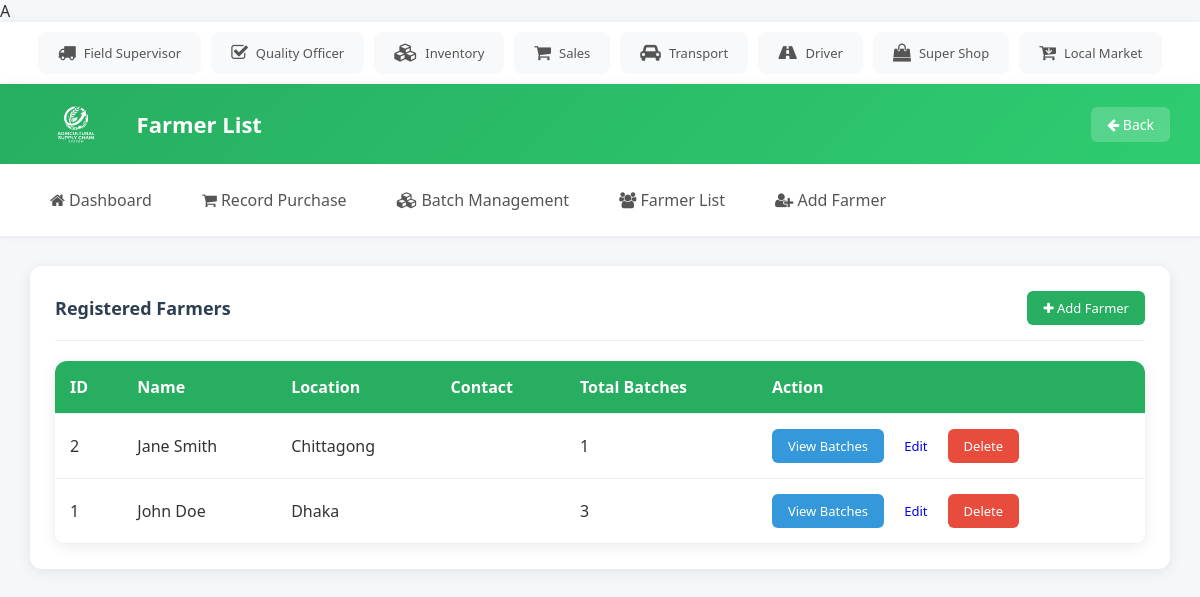
The app's page /field_supervisor/farmer_list.php with its own data.
### tables this page shows
CREATE TABLE `Farmers` (
  `farmer_id` int(11) NOT NULL,
  `name` varchar(100) NOT NULL,
  `location` varchar(255) DEFAULT NULL,
  `contact_info` varchar(50) DEFAULT NULL
);

### field_supervisor/farmer_list.php (the view, shortened to what this page needs)
<?php
include "../db.php";
$sql = "SELECT f.farmer_id, f.name, f.location, f.contact_info, COUNT(b.batch_id) AS total_batches FROM Farmers f LEFT JOIN Batches b ON f.farmer_id=b.farmer_id GROUP BY f.farmer_id ORDER BY f.name";
$result = $conn->query($sql);
?>
<!DOCTYPE html>
<html lang="en">
  <head>
    <link rel="stylesheet" href="../style.css" />
    <link rel="stylesheet" href="https://cdnjs.cloudflare.com/ajax/libs/font-awesome/4.7.0/css/font-awesome.min.css" />
  </head>
  <body>
    <main>
      <div class="card">
        <div class="card-header">
          <span class="card-title">Registered Farmers</span>
          <a href="add_farmer.php" class="btn btn-primary"><i class="fa fa-plus"></i> Add Farmer</a>
        </div>
        <table>
          <tr>
            <th>ID</th>
            <th>Name</th>
            <th>Location</th>
            <th>Contact</th>
            <th>Total Batches</th>
            <th>Action</th>
          </tr>
          <?php if ($result->num_rows > 0) {
            while ($row = $result->fetch_assoc()) {
          ?>
          <tr>
            <td><?php echo $row['farmer_id']; ?></td>
            <td><?php echo htmlspecialchars($row['name']); ?></td>
            <td><?php echo htmlspecialchars($row['location']); ?></td>
            <td><?php echo htmlspecialchars($row['contact_info']); ?></td>
            <td><?php echo $row['total_batches']; ?></td>
            <td>
              <a class="btn btn-info" href="farmer_status.php?farmer_id=<?php echo $row['farmer_id']; ?>">View Batches</a>
              <a class="btn btn-warning" href="update_farmer.php?farmer_id=<?php echo $row['farmer_id']; ?>">Edit</a>
              <a class="btn btn-danger" href="farmer_list.php?delete_farmer_id=<?php echo $row['farmer_id']; ?>" onclick="return confirm('Delete this farmer and all associated batches?');">Delete</a>
            </td>
          </tr>
          <?php }
          } else {
            echo '<tr><td colspan="6">No farmers found.</td></tr>';
          } ?>
        </table>
      </div>
    </main>
  </body>
</html>

### style.css (style rules this page uses)
* { box-sizing: border-box; }
body { margin: 0; font-family: 'Segoe UI', Tahoma, Geneva, Verdana, sans-serif; background: #f5f7fa; color: #333; }
.topbar { background: white; padding: 10px 20px; display: flex; justify-content: center; box-shadow: 0 2px 10px rgba(0,0,0,0.08); overflow-x: auto; }
.topbar-users { display: flex; gap: 10px; flex-wrap: nowrap; }
.topbar-user { display: flex; align-items: center; gap: 8px; padding: 10px 18px; background: #f8f9fa; border-radius: 8px; text-decoration: none; color: #555; font-size: 13px; font-weight: 500; white-space: nowrap; transition: all 0.3s; border: 2px solid transparent; }
.topbar-user i { font-size: 18px; }
header { background: linear-gradient(135deg, #27ae60, #2ecc71); color: white; padding: 15px 30px; display: flex; align-items: center; justify-content: space-between; box-shadow: 0 2px 10px rgba(0,0,0,0.1); }
header .header-left { display: flex; align-items: center; gap: 15px; }
header .logo { height: 50px; border-radius: 8px; }
header .title { font-size: 22px; font-weight: 600; }
header .back-btn { background: rgba(255,255,255,0.2); color: white; padding: 8px 16px; border-radius: 6px; text-decoration: none; font-size: 14px; transition: background 0.3s; }
nav { background: white; display: flex; gap: 10px; padding: 15px 30px; box-shadow: 0 2px 5px rgba(0,0,0,0.05); }
nav a { color: #555; padding: 10px 20px; text-decoration: none; font-weight: 500; border-radius: 6px; transition: all 0.3s ease; }
main { padding: 30px; }
.card { background: white; border-radius: 12px; padding: 25px; box-shadow: 0 3px 15px rgba(0,0,0,0.08); margin-bottom: 20px; }
.card-header { display: flex; justify-content: space-between; align-items: center; margin-bottom: 20px; padding-bottom: 15px; border-bottom: 1px solid #eee; }
.card-title { font-size: 18px; font-weight: 600; color: #2c3e50; }
table { width: 100%; border-collapse: collapse; background: white; border-radius: 12px; overflow: hidden; box-shadow: 0 3px 15px rgba(0,0,0,0.08); }
th, td { padding: 15px; text-align: left; border-bottom: 1px solid #eee; }
th { background: #27ae60; color: white; font-weight: 600; }
.btn { padding: 8px 16px; border: none; border-radius: 6px; font-size: 13px; font-weight: 500; cursor: pointer; transition: all 0.3s; text-decoration: none; display: inline-block; }
.btn-primary { background: #27ae60; color: white; }
.btn-danger { background: #e74c3c; color: white; }
.btn-info { background: #3498db; color: white; }

### records on screen
farmers: farmer_id "2", name "Jane Smith", location "Chittagong", total_batches "1"
farmers: farmer_id "1", name "John Doe", location "Dhaka", total_batches "3"
